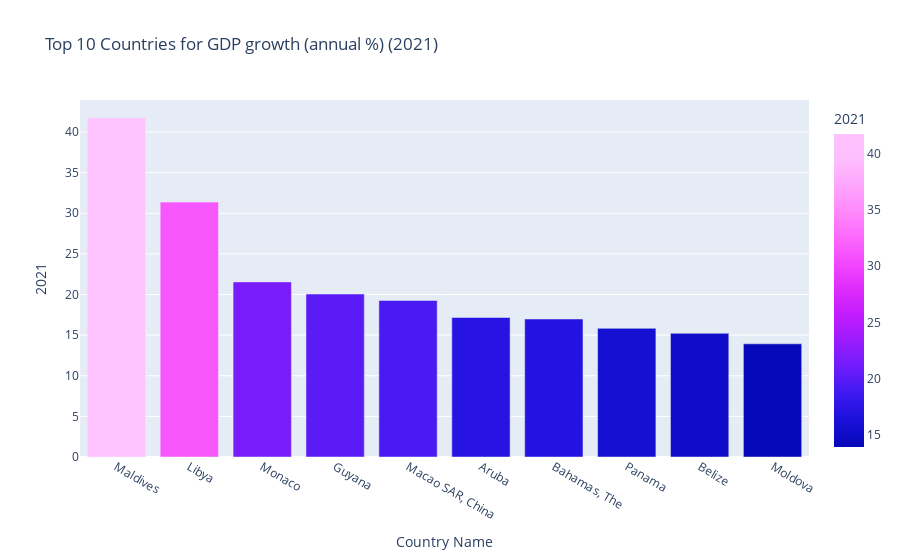
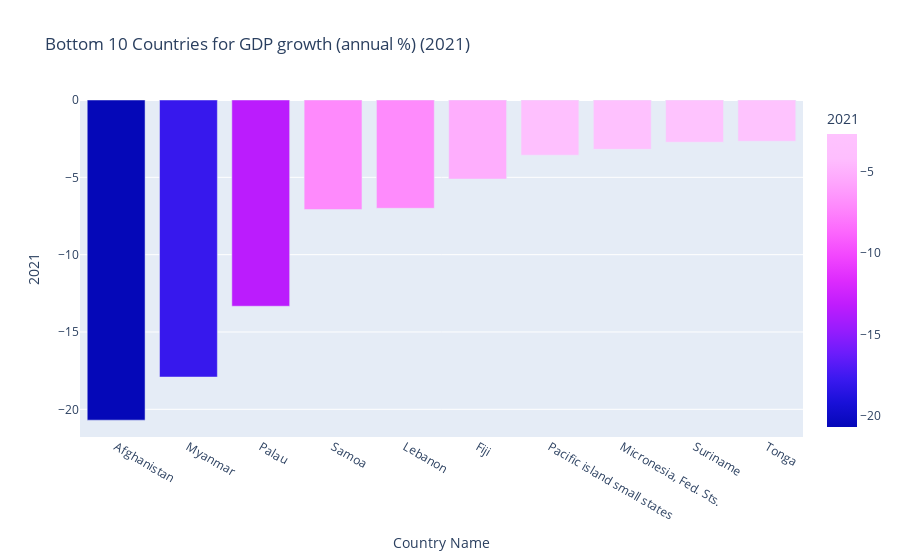

Notebook cell for these charts, in order:
### Markdown cell above
## 2. GDP growth (annual %)

### Code cell
# Create an instance of the DataVisualizer class 
visualizer_GDP_growth = DataVisualizer("DATASETS/GDP growth (annual %)",
                            "API_NY.GDP.MKTP.KD.ZG_DS2_en_csv_v2_5728939.csv",
                            "Metadata_Country_API_NY.GDP.MKTP.KD.ZG_DS2_en_csv_v2_5728939.csv",
                            "Metadata_Indicator_API_NY.GDP.MKTP.KD.ZG_DS2_en_csv_v2_5728939.csv",
                            '2021')  # Change to the desired year

#analyze the data
visualizer_GDP_growth.analyze()

### Figure 1 — Plotly figure (JSON) as saved in the notebook; plotly's stock layout.template omitted (floating-point values rounded to 4 significant figures)
{"data": [{"alignmentgroup": "True", "hovertemplate": "Country Name=%{x}<br>2021=%{marker.color}<extra></extra>", "legendgroup": "", "marker": {"color": [41.75, 31.37, 21.55, 20.06, 19.27, 17.17, 16.98, 15.84, 15.22, 13.93], "coloraxis": "coloraxis", "pattern": {"shape": ""}}, "name": "", "offsetgroup": "", "orientation": "v", "showlegend": false, "textposition": "auto", "type": "bar", "x": ["Maldives", "Libya", "Monaco", "Guyana", "Macao SAR, China", "Aruba", "Bahamas, The", "Panama", "Belize", "Moldova"], "xaxis": "x", "y": [41.75, 31.37, 21.55, 20.06, 19.27, 17.17, 16.98, 15.84, 15.22, 13.93], "yaxis": "y"}], "layout": {"barmode": "relative", "coloraxis": {"colorbar": {"title": {"text": "2021"}}, "colorscale": [[0, "#0508b8"], [0.08333, "#1910d8"], [0.1667, "#3c19f0"], [0.25, "#6b1cfb"], [0.3333, "#981cfd"], [0.4167, "#bf1cfd"], [0.5, "#dd2bfd"], [0.5833, "#f246fe"], [0.6667, "#fc67fd"], [0.75, "#fe88fc"], [0.8333, "#fea5fd"], [0.9167, "#febefe"], [1, "#fec3fe"]]}, "legend": {"tracegroupgap": 0}, "title": {"text": "Top 10 Countries for GDP growth (annual %) (2021)"}, "xaxis": {"anchor": "y", "domain": [0, 1], "title": {"text": "Country Name"}}, "yaxis": {"anchor": "x", "domain": [0, 1], "title": {"text": "2021"}}}}

### Figure 2 — Plotly figure (JSON) as saved in the notebook; plotly's stock layout.template omitted (floating-point values rounded to 4 significant figures)
{"data": [{"alignmentgroup": "True", "hovertemplate": "Country Name=%{x}<br>2021=%{marker.color}<extra></extra>", "legendgroup": "", "marker": {"color": [-20.7, -17.91, -13.33, -7.085, -7.001, -5.112, -3.568, -3.188, -2.73, -2.668], "coloraxis": "coloraxis", "pattern": {"shape": ""}}, "name": "", "offsetgroup": "", "orientation": "v", "showlegend": false, "textposition": "auto", "type": "bar", "x": ["Afghanistan", "Myanmar", "Palau", "Samoa", "Lebanon", "Fiji", "Pacific island small states", "Micronesia, Fed. Sts.", "Suriname", "Tonga"], "xaxis": "x", "y": [-20.7, -17.91, -13.33, -7.085, -7.001, -5.112, -3.568, -3.188, -2.73, -2.668], "yaxis": "y"}], "layout": {"barmode": "relative", "coloraxis": {"colorbar": {"title": {"text": "2021"}}, "colorscale": [[0, "#0508b8"], [0.08333, "#1910d8"], [0.1667, "#3c19f0"], [0.25, "#6b1cfb"], [0.3333, "#981cfd"], [0.4167, "#bf1cfd"], [0.5, "#dd2bfd"], [0.5833, "#f246fe"], [0.6667, "#fc67fd"], [0.75, "#fe88fc"], [0.8333, "#fea5fd"], [0.9167, "#febefe"], [1, "#fec3fe"]]}, "legend": {"tracegroupgap": 0}, "title": {"text": "Bottom 10 Countries for GDP growth (annual %) (2021)"}, "xaxis": {"anchor": "y", "domain": [0, 1], "title": {"text": "Country Name"}}, "yaxis": {"anchor": "x", "domain": [0, 1], "title": {"text": "2021"}}}}
